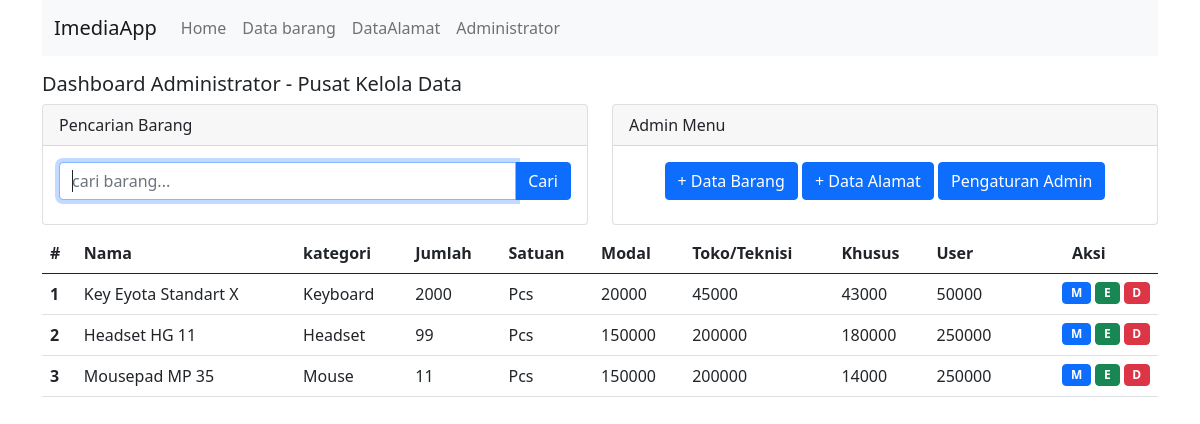
Page /public/admin on the committed database.
### tables this page shows
CREATE TABLE `barang` (
  `id` int(11) NOT NULL,
  `nama_barang` varchar(30) NOT NULL,
  `kategori` varchar(11) NOT NULL,
  `jumlah` int(11) NOT NULL,
  `satuan` varchar(11) NOT NULL,
  `hmodal` bigint(20) NOT NULL,
  `htoko` bigint(20) NOT NULL,
  `hkusus` bigint(20) NOT NULL,
  `huser` bigint(20) NOT NULL
);

### app/core/Controller.php (called while the page is built, shortened)
<?php
class Controller {
    public function view($view, $data = []) {
        require_once '../app/views/'. $view . '.php';
    }
    public function model($model) {
        return new $model;
    }
}

### app/controllers/Admin.php (called while the page is built, shortened)
<?php
class Admin extends Controller{
    public function index() {
        $data['judul'] = 'Admin | Kelola Data';
        $data['brg'] = $this->model('Admin_model')->getAllBarang();
        $this->view('admin/index', $data);
    }
}

### app/core/App.php (called while the page is built, shortened)
<?php
class App {
    protected $method = 'index';
    protected $params = [];
    public function __construct()
    {
        $this->controller = new $this->controller;
        call_user_func_array([$this->controller, $this->method], $this->params);
    }
}

### public/index.php (called while the page is built, shortened)
<?php
$app = new App;

### app/core/Databases.php (called while the page is built, shortened)
<?php
class Databases {
    private $host = DB_HOST;
    private $user = DB_USER;
    private $pass = DB_PASS;
    private $db_name = DB_NAME;
    private $dbh;
    private $stmt;
    public function __construct() {
        $dsn = 'mysql:host='.$this->host.';dbname='.$this->db_name;
        $option = [
            PDO::ATTR_PERSISTENT => true,
            PDO::ATTR_ERRMODE => PDO::ERRMODE_EXCEPTION
        ];
        try {
            $this->dbh = new PDO($dsn, $this->user, $this->pass, $option);
        } catch(PDOException $e) {
            die($e->getMessage());
        }
    }
    public function query($query) {
        $this->stmt = $this->dbh->prepare($query);
    }
    public function execute() {
        $this->stmt->execute();
    }
    public function resultSet() {
        $this->execute();
        return $this->stmt->fetchAll(PDO::FETCH_ASSOC);
    }
}

### app/models/Admin_model.php (called while the page is built, shortened)
<?php
class Admin_model {
    private $table = 'barang';
    private $db;
    public function __construct()
    {
        $this->db = new Databases;
    }
    public function getAllBarang() {
        $this->db->query('SELECT * FROM ' . $this->table);
        return $this->db->resultSet();
    }
}

### app/views/admin/index.php (the view, shortened to what this page needs)
<div class="container mt-2">
<div class="row mt-2 mb-2">
<h5 class="mb-2">Dashboard Administrator - Pusat Kelola Data</h5>
<div class="col-lg-6">
<div class="card">
<div class="card-header">
    Pencarian Barang
  </div>
  <div class="card-body text-center">
    <form action="<?= BASEURL; ?>/admin/cari" method="post">
      <div class="input-group mb-2">
  <input type="text" class="form-control" placeholder="cari barang..." name="keyword" id="keyword" autocomplete="off" autofocus="">
  <button class="btn btn-primary" type="submit" id="tombolCari">Cari</button>
</div>
    </form>
  </div>
</div>
</div>
  <div class="col-lg-6">
<div class="card">
  <div class="card-header">
    Admin Menu
  </div>
  <div class="card-body text-center">
<button type="button" class="btn btn-primary mb-2 tampilModalTambahBarang" data-bs-toggle="modal" data-bs-target="#forModal">
  + Data Barang
</button>
<button type="button" class="btn btn-primary mb-2 tampilModalTambahAlamat" data-bs-toggle="modal" data-bs-target="#forModal">
  + Data Alamat
</button>
<button type="button" class="btn btn-primary mb-2 tampilModalTambahAlamat" data-bs-toggle="modal" data-bs-target="#forModal">
  Pengaturan Admin
</button>
</div>
  </div>
</div>
</div>
<table class="table table-hover">
  <thead>
    <tr>
      <th scope="col">#</th>
      <th scope="col">Nama</th>
      <th scope="col">kategori</th>
      <th scope="col">Jumlah</th>
      <th scope="col">Satuan</th>
      <th scope="col">Modal</th>
      <th scope="col">Toko/Teknisi</th>
      <th scope="col">Khusus</th>
      <th scope="col">User</th>
      <th scope="col" style="text-align:center;">Aksi</th>
    </tr>
  </thead>
  <tbody>
<?php  $i=1; ?>
<?php foreach($data['brg'] as $brg) : ?>
    <tr>
      <th scope="row"><?php echo $i;$i++; ?></th>
      <td><?= $brg['nama_barang']; ?></td>
      <td><?= $brg['kategori']?></td>
      <td><?= $brg['jumlah']?></td>
      <td><?= $brg['satuan']?></td>
      <td><?= $brg['hmodal']?></td>
      <td><?= $brg['htoko']?></td>
      <td><?= $brg['hkusus']?></td>
      <td><?= $brg['huser']?></td>
      <td>
        <a href="<?= BASEURL?>/admin/hapus/<?= $brg['id']; ?>" class="badge ms-1 btn btn-danger float-end" onclick="return confirm('Yakin hapus data ?')">D</a>
        <a href="<?= BASEURL?>/admin/edit/<?= $brg['id']; ?>" class="badge ms-1 btn btn-success float-end tampilModalUbah" data-bs-toggle="modal" data-bs-target="#forModal" data-id="<?=$brg['id']; ?>">E</a>
         <a href="<?= BASEURL?>/admin/detail/<?= $brg['id']; ?>" class="badge ms-1 btn btn-primary float-end">M</a>
      </td>
    </tr>
<?php endforeach; ?>
  </tbody>
</table>
</div>

### rows in the picture
barang: nama_barang "Key Eyota Standart X", kategori "Keyboard", jumlah "2000", satuan "Pcs", hmodal "20000", htoko "45000", hkusus "43000", huser "50000"
barang: nama_barang "Headset HG 11", kategori "Headset", jumlah "99", satuan "Pcs", hmodal "150000", htoko "200000", hkusus "180000", huser "250000"
barang: nama_barang "Mousepad MP 35", kategori "Mouse", jumlah "11", satuan "Pcs", hmodal "150000", htoko "200000", hkusus "14000", huser "250000"
